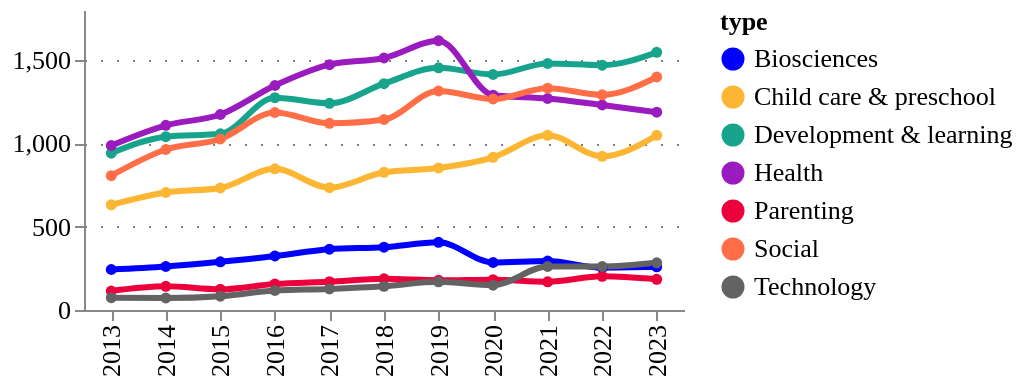

The notebook cell this image was saved under:
### Code cell
fig = pu.ts_smooth(
    ts_df,
    ts_df['type'].unique(),
    variable= "counts",
    variable_title = "",
    category_column = 'type',
    width = 300,
    height = 150,
    legend_orient='right',
)
pu.configure_plots(fig)

### Figure 1 — Vega-Lite specification as saved in the notebook (floating-point values rounded to 4 significant figures)
{"config": {"title": {"font": "Averta", "anchor": "start"}, "subtitle": {"font": "Averta"}, "axis": {"labelFont": "Averta", "titleFont": "Averta", "gridColor": "grey", "gridDash": [1, 7], "labelFontSize": 13, "titleFontSize": 13}, "header": {"labelFont": "Averta", "titleFont": "Averta"}, "legend": {"labelFont": "Averta", "titleFont": "Averta", "labelFontSize": 13, "titleFontSize": 13}, "range": {"category": ["#0000FF", "#FDB633", "#18A48C", "#9A1BBE", "#EB003B", "#FF6E47", "#646363", "#0F294A", "#97D9E3", "#A59BEE", "#F6A4B7", "#D2C9C0", "#FFFFFF", "#000000"], "ordinal": {"scheme": ["#0000FF", "#FDB633", "#18A48C", "#9A1BBE", "#EB003B", "#FF6E47", "#646363", "#0F294A", "#97D9E3", "#A59BEE", "#F6A4B7", "#D2C9C0", "#FFFFFF", "#000000"]}}, "view": {"strokeWidth": 0}}, "data": {"name": "data-64de5678570b1688d64456b8d8b6d7ac"}, "mark": {"type": "line", "interpolate": "monotone", "point": {"filled": true, "size": 30}, "size": 3, "strokeDash": [0]}, "encoding": {"color": {"field": "type", "legend": {"orient": "right"}, "type": "nominal"}, "tooltip": [{"field": "year", "title": "Year", "type": "ordinal"}, {"field": "type", "type": "nominal"}, {"field": "counts", "format": ".3f", "title": "", "type": "quantitative"}], "x": {"field": "year", "title": "", "type": "ordinal"}, "y": {"field": "counts", "title": "", "type": "quantitative"}}, "height": 150, "title": {"anchor": "start", "text": "", "fontSize": 14, "subtitle": "", "subtitleFont": "Averta", "subtitleFontSize": 13}, "width": 300, "$schema": "https://vega.github.io/schema/vega-lite/v4.17.0.json", "datasets": {"data-64de5678570b1688d64456b8d8b6d7ac": [{"year": 2013, "type": "Biosciences", "counts": 243, "counts_prop": 0.006}, {"year": 2014, "type": "Biosciences", "counts": 261, "counts_prop": 0.007}, {"year": 2015, "type": "Biosciences", "counts": 289, "counts_prop": 0.008}, {"year": 2016, "type": "Biosciences", "counts": 324, "counts_prop": 0.009}, {"year": 2017, "type": "Biosciences", "counts": 365, "counts_prop": 0.01}, {"year": 2018, "type": "Biosciences", "counts": 377, "counts_prop": 0.01}, {"year": 2019, "type": "Biosciences", "counts": 406, "counts_prop": 0.011}, {"year": 2020, "type": "Biosciences", "counts": 285, "counts_prop": 0.007}, {"year": 2021, "type": "Biosciences", "counts": 294, "counts_prop": 0.008}, {"year": 2022, "type": "Biosciences", "counts": 254, "counts_prop": 0.007}, {"year": 2023, "type": "Biosciences", "counts": 259, "counts_prop": 0.007}, {"year": 2013, "type": "Child care & preschool", "counts": 631, "counts_prop": 0.017}, {"year": 2014, "type": "Child care & preschool", "counts": 705, "counts_prop": 0.019}, {"year": 2015, "type": "Child care & preschool", "counts": 732, "counts_prop": 0.019}, {"year": 2016, "type": "Child care & preschool", "counts": 847, "counts_prop": 0.022}, {"year": 2017, "type": "Child care & preschool", "counts": 734, "counts_prop": 0.019}, {"year": 2018, "type": "Child care & preschool", "counts": 826, "counts_prop": 0.022}, {"year": 2019, "type": "Child care & preschool", "counts": 852, "counts_prop": 0.022}, {"year": 2020, "type": "Child care & preschool", "counts": 916, "counts_prop": 0.024}, {"year": 2021, "type": "Child care & preschool", "counts": 1048, "counts_prop": 0.028}, {"year": 2022, "type": "Child care & preschool", "counts": 922, "counts_prop": 0.024}, {"year": 2023, "type": "Child care & preschool", "counts": 1048, "counts_prop": 0.028}, {"year": 2013, "type": "Development & learning", "counts": 941, "counts_prop": 0.025}, {"year": 2014, "type": "Development & learning", "counts": 1040, "counts_prop": 0.027}, {"year": 2015, "type": "Development & learning", "counts": 1057, "counts_prop": 0.028}, {"year": 2016, "type": "Development & learning", "counts": 1274, "counts_prop": 0.033}, {"year": 2017, "type": "Development & learning", "counts": 1240, "counts_prop": 0.033}, {"year": 2018, "type": "Development & learning", "counts": 1358, "counts_prop": 0.036}, {"year": 2019, "type": "Development & learning", "counts": 1453, "counts_prop": 0.038}, {"year": 2020, "type": "Development & learning", "counts": 1413, "counts_prop": 0.037}, {"year": 2021, "type": "Development & learning", "counts": 1479, "counts_prop": 0.039}, {"year": 2022, "type": "Development & learning", "counts": 1469, "counts_prop": 0.039}, {"year": 2023, "type": "Development & learning", "counts": 1546, "counts_prop": 0.041}, {"year": 2013, "type": "Health", "counts": 987, "counts_prop": 0.026}, {"year": 2014, "type": "Health", "counts": 1108, "counts_prop": 0.029}, {"year": 2015, "type": "Health", "counts": 1173, "counts_prop": 0.031}, {"year": 2016, "type": "Health", "counts": 1347, "counts_prop": 0.035}, {"year": 2017, "type": "Health", "counts": 1472, "counts_prop": 0.039}, {"year": 2018, "type": "Health", "counts": 1512, "counts_prop": 0.04}, {"year": 2019, "type": "Health", "counts": 1616, "counts_prop": 0.042}, {"year": 2020, "type": "Health", "counts": 1289, "counts_prop": 0.034}, {"year": 2021, "type": "Health", "counts": 1269, "counts_prop": 0.033}, {"year": 2022, "type": "Health", "counts": 1230, "counts_prop": 0.032}, {"year": 2023, "type": "Health", "counts": 1187, "counts_prop": 0.031}, {"year": 2013, "type": "Parenting", "counts": 114, "counts_prop": 0.003}, {"year": 2014, "type": "Parenting", "counts": 142, "counts_prop": 0.004}, {"year": 2015, "type": "Parenting", "counts": 124, "counts_prop": 0.003}, {"year": 2016, "type": "Parenting", "counts": 156, "counts_prop": 0.004}, {"year": 2017, "type": "Parenting", "counts": 170, "counts_prop": 0.004}, {"year": 2018, "type": "Parenting", "counts": 187, "counts_prop": 0.005}, {"year": 2019, "type": "Parenting", "counts": 178, "counts_prop": 0.005}, {"year": 2020, "type": "Parenting", "counts": 182, "counts_prop": 0.005}, {"year": 2021, "type": "Parenting", "counts": 169, "counts_prop": 0.004}, {"year": 2022, "type": "Parenting", "counts": 202, "counts_prop": 0.005}, {"year": 2023, "type": "Parenting", "counts": 184, "counts_prop": 0.005}, {"year": 2013, "type": "Social", "counts": 806, "counts_prop": 0.021}, {"year": 2014, "type": "Social", "counts": 963, "counts_prop": 0.025}, {"year": 2015, "type": "Social", "counts": 1026, "counts_prop": 0.027}, {"year": 2016, "type": "Social", "counts": 1185, "counts_prop": 0.031}, {"year": 2017, "type": "Social", "counts": 1120, "counts_prop": 0.029}, {"year": 2018, "type": "Social", "counts": 1143, "counts_prop": 0.03}, {"year": 2019, "type": "Social", "counts": 1314, "counts_prop": 0.034}, {"year": 2020, "type": "Social", "counts": 1266, "counts_prop": 0.033}, {"year": 2021, "type": "Social", "counts": 1331, "counts_prop": 0.035}, {"year": 2022, "type": "Social", "counts": 1291, "counts_prop": 0.034}, {"year": 2023, "type": "Social", "counts": 1398, "counts_prop": 0.037}, {"year": 2013, "type": "Technology", "counts": 74, "counts_prop": 0.002}, {"year": 2014, "type": "Technology", "counts": 72, "counts_prop": 0.002}, {"year": 2015, "type": "Technology", "counts": 83, "counts_prop": 0.002}, {"year": 2016, "type": "Technology", "counts": 117, "counts_prop": 0.003}, {"year": 2017, "type": "Technology", "counts": 126, "counts_prop": 0.003}, {"year": 2018, "type": "Technology", "counts": 142, "counts_prop": 0.004}, {"year": 2019, "type": "Technology", "counts": 169, "counts_prop": 0.004}, {"year": 2020, "type": "Technology", "counts": 149, "counts_prop": 0.004}, {"year": 2021, "type": "Technology", "counts": 261, "counts_prop": 0.007}, {"year": 2022, "type": "Technology", "counts": 261, "counts_prop": 0.007}, {"year": 2023, "type": "Technology", "counts": 283, "counts_prop": 0.007}]}}
